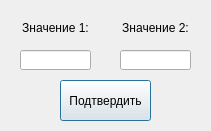
<?xml version="1.0" encoding="UTF-8"?>
<ui version="4.0">
 <class>Dialog</class>
 <widget class="QDialog" name="Dialog">
  <property name="geometry">
   <rect>
    <x>0</x>
    <y>0</y>
    <width>211</width>
    <height>131</height>
   </rect>
  </property>
  <property name="windowTitle">
   <string>Dialog</string>
  </property>
  <widget class="QLabel" name="label">
   <property name="geometry">
    <rect>
     <x>20</x>
     <y>20</y>
     <width>71</width>
     <height>16</height>
    </rect>
   </property>
   <property name="text">
    <string>Значение 1:</string>
   </property>
   <property name="alignment">
    <set>Qt::AlignCenter</set>
   </property>
  </widget>
  <widget class="QLabel" name="label_2">
   <property name="geometry">
    <rect>
     <x>120</x>
     <y>20</y>
     <width>71</width>
     <height>16</height>
    </rect>
   </property>
   <property name="text">
    <string>Значение 2:</string>
   </property>
   <property name="alignment">
    <set>Qt::AlignCenter</set>
   </property>
  </widget>
  <widget class="QLineEdit" name="val1_ed">
   <property name="geometry">
    <rect>
     <x>20</x>
     <y>50</y>
     <width>71</width>
     <height>20</height>
    </rect>
   </property>
  </widget>
  <widget class="QLineEdit" name="val2_ed">
   <property name="geometry">
    <rect>
     <x>120</x>
     <y>50</y>
     <width>71</width>
     <height>20</height>
    </rect>
   </property>
  </widget>
  <widget class="QPushButton" name="commit">
   <property name="geometry">
    <rect>
     <x>60</x>
     <y>80</y>
     <width>91</width>
     <height>41</height>
    </rect>
   </property>
   <property name="text">
    <string>Подтвердить</string>
   </property>
  </widget>
 </widget>
 <resources/>
 <connections/>
</ui>
